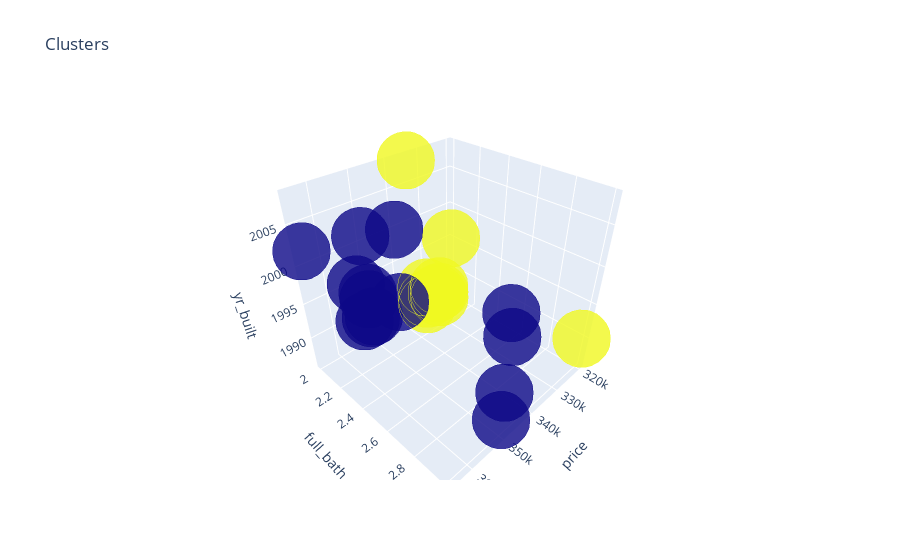

Notebook code cell kept with this figure:
### Code cell
df['Cluster_1'] =  Cluster_1
trace1 = go.Scatter3d(
    x= df['price'],
    y= df['full_bath(s)'],
    z= df['yr_built'],
    mode='markers',
     marker=dict(
        color = df['Cluster_1'], 
        size= 20,
        line=dict(
            color= df['Cluster_1'],
            width= 12
        ),
        opacity=0.8
     )
)
data = [trace1]
layout = go.Layout(
#     margin=dict(
#         l=0,
#         r=0,
#         b=0,
#         t=0
#     )
    title= 'Clusters',
    scene = dict(
            xaxis = dict(title  = 'price'),
            yaxis = dict(title  = 'full_bath'),
            zaxis = dict(title  = 'yr_built')
        )
)
fig = go.Figure(data=data, layout=layout)
py.offline.iplot(fig)

### Figure 1 — Plotly figure (JSON) as saved in the notebook; plotly's stock layout.template omitted (floating-point values rounded to 4 significant figures)
{"data": [{"marker": {"color": [1, 1, 1, 0, 0, 0, 0, 0, 0, 1, 1, 1, 1, 1, 1, 1, 0, 0, 0, 0, 0, 0, 0, 0], "line": {"color": [1, 1, 1, 0, 0, 0, 0, 0, 0, 1, 1, 1, 1, 1, 1, 1, 0, 0, 0, 0, 0, 0, 0, 0], "width": 12}, "opacity": 0.8, "size": 20}, "mode": "markers", "type": "scatter3d", "x": [326000, 329900, 335000, 349000, 349950, 350000, 352000, 353000, 364900, 320000, 320000, 325000, 325000, 325000, 329900, 330000, 340000, 340000, 349000, 349750, 350000, 350000, 350000, 350000], "y": [2, 2, 2, 2, 2, 2, 2, 2, 2, 3, 2, 2, 2, 2, 2, 2, 2, 2, 3, 3, 2, 3, 3, 2], "z": [1987, 1986, 2008, 1989, 1992, 1989, 1989, 1995, 2002, 1990, 1995, 1987, 1988, 1986, 1987, 1989, 2000, 1989, 1999, 1992, 2001, 2002, 1988, 1993]}], "layout": {"scene": {"xaxis": {"title": {"text": "price"}}, "yaxis": {"title": {"text": "full_bath"}}, "zaxis": {"title": {"text": "yr_built"}}}, "title": {"text": "Clusters"}}}
